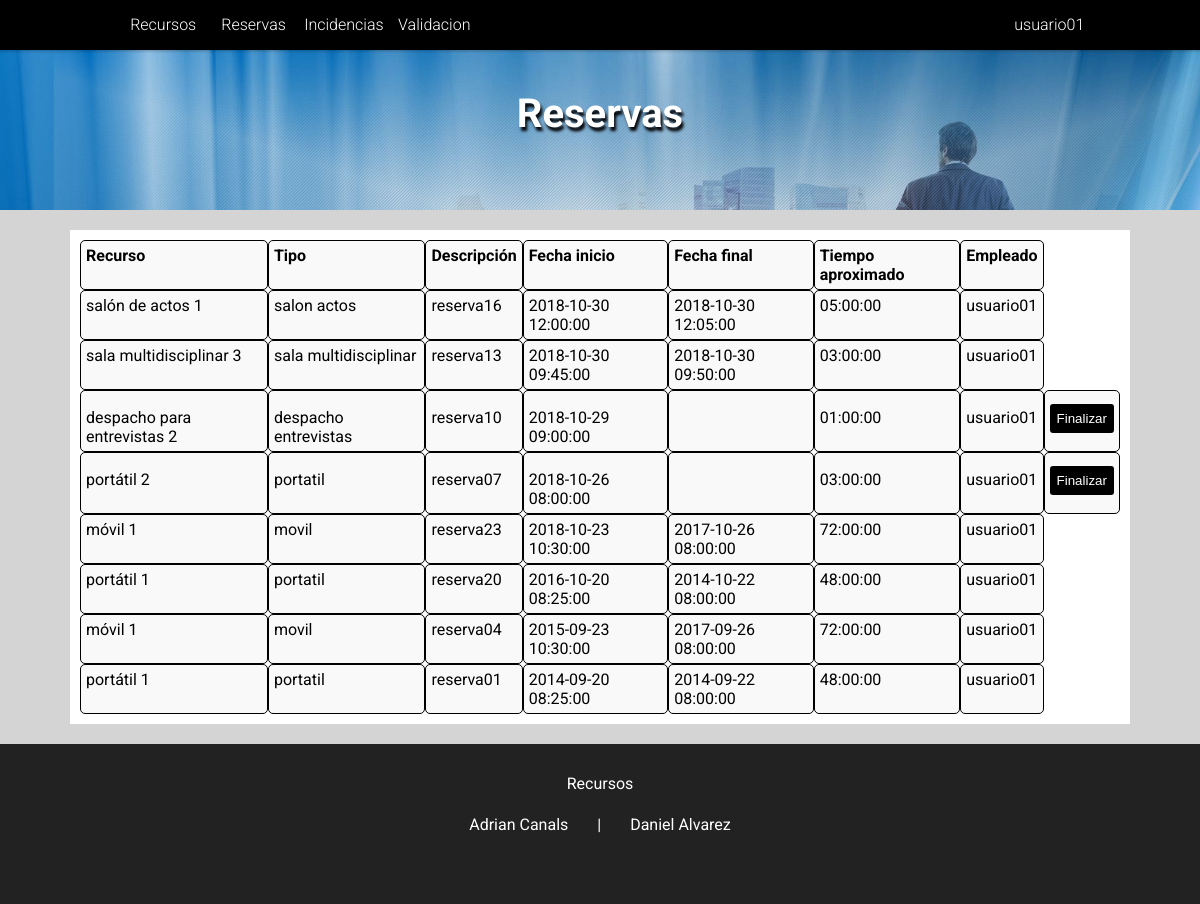
The page /PaginaWeb/index.php?mostrar=reservas&idUsu=2 (signed in) on the database its author committed.
### tables this page shows
CREATE TABLE IF NOT EXISTS `tbl_empleado` (
`id_empleado` int(11) NOT NULL AUTO_INCREMENT,
`email_empleado` varchar(100) DEFAULT NULL,
`usuario_empleado` varchar(100) DEFAULT NULL,
`password_empleado` varchar(255) DEFAULT NULL,
`nombre_empleado` varchar(100) DEFAULT NULL,
`apellido_empleado` varchar(100) DEFAULT NULL,
`grupo_empleado` ENUM('usuarios', 'administradores') DEFAULT 'usuarios',
PRIMARY KEY (`id_empleado`),
UNIQUE KEY `email_empleado` (`email_empleado`),
UNIQUE KEY `usuario_empleado` (`usuario_empleado`)
);

CREATE TABLE IF NOT EXISTS `tbl_reserva` (
`id_reserva` int(11) NOT NULL AUTO_INCREMENT,
`descripcion_reserva` text DEFAULT NULL,
`fechaInicio_reserva` DATETIME DEFAULT CURRENT_TIMESTAMP,
`fechaFinal_reserva` DATETIME DEFAULT NULL,
`tiempoEstimado_reserva` TIME DEFAULT NULL,
`modoFinalizacion_reserva` ENUM('bien', 'incidencia', 'cancelada') DEFAULT NULL,
`id_empleado` int(11) DEFAULT NULL,
`id_recurso` int(11) DEFAULT NULL,
PRIMARY KEY (`id_reserva`),
UNIQUE KEY `fechaInicio_idRecurso` (`fechaInicio_reserva`, `id_recurso`)
);

CREATE TABLE IF NOT EXISTS `tbl_recurso` (
`id_recurso` int(11) NOT NULL AUTO_INCREMENT,
`rutaArchivos_recurso` varchar(100) DEFAULT 'assets/images/recursos/',
`nombreArchivos_recurso` varchar(100) DEFAULT NULL,
`extensionArchivos_recurso` varchar(10) DEFAULT '.jpg',
`nombre_recurso` varchar(100) DEFAULT NULL,
`descripcion_recurso` text DEFAULT NULL,
`disp_recurso` ENUM('si', 'no') DEFAULT 'si',
`id_tipoRecurso` int(11) DEFAULT NULL,
PRIMARY KEY (`id_recurso`)
);

CREATE TABLE IF NOT EXISTS `tbl_tipoRecurso` (
`id_tipoRecurso` int(11) NOT NULL AUTO_INCREMENT,
`nombre_tipoRecurso` varchar(100) DEFAULT NULL,
PRIMARY KEY (`id_tipoRecurso`)
);

### PaginaWeb/php/datosUsuario.proc.php (called while the page is built, shortened)
<?php
	if (isset($_SESSION['user_id'])) {
		$records = $conn->prepare('SELECT id_empleado, usuario_empleado, email_empleado, password_empleado, grupo_empleado FROM tbl_empleado WHERE id_empleado = :id');
		$records->bindParam(':id', $_SESSION['user_id']);
		$records->execute();
		$results = $records->fetch(PDO::FETCH_ASSOC);
		if (count($results) > 0) {
			$usuario = $results;
		}
	}
?>

### PaginaWeb/php/reservas.php (the view, shortened to what this page needs)
<article>
	<?php
		if (isset($_REQUEST['idUsu'])) {
			$us=$_REQUEST['idUsu'];
			$query = "SELECT * FROM tbl_reserva INNER JOIN `tbl_recurso` ON `tbl_reserva`.`id_recurso` = `tbl_recurso`.`id_recurso` INNER JOIN `tbl_empleado` ON `tbl_reserva`.`id_empleado` = `tbl_empleado`.`id_empleado` INNER JOIN `tbl_tiporecurso` ON `tbl_recurso`.`id_tipoRecurso` = `tbl_tiporecurso`.`id_tipoRecurso` WHERE `tbl_empleado`.`id_empleado`='$us' ORDER BY `fechaInicio_reserva` DESC";
			$consulta=mysqli_query($link, $query);
			$boton = true;
		}
		echo "<div class='tabla'>";
			if(mysqli_num_rows($consulta)>0) {
				echo "<div class='fila encabezado'>";
					echo "<div class='columna noRecursos'>Recurso</div>";
					echo "<div class='columna noRecursos'>Tipo</div>";
					echo "<div class='columna noRecursos'>Descripción</div>";
					echo "<div class='columna noRecursos'>Fecha inicio</div>";
					echo "<div class='columna noRecursos'>Fecha final</div>";
					echo "<div class='columna noRecursos'>Tiempo aproximado</div>";
					echo "<div class='columna noRecursos'>Empleado</div>";
				echo "</div>";
				while($array = mysqli_fetch_array($consulta)) {
					$idReserva = $array['id_reserva'];
					$descripcion = $array['descripcion_reserva'];
					$fechaInicio = $array['fechaInicio_reserva'];
					$fechaFin = $array['fechaFinal_reserva'];
					$tiempoEstimado = $array['tiempoEstimado_reserva'];
					$modoFinalizacion = $array['modoFinalizacion_reserva'];
					$recurso = $array['nombre_recurso'];
					$tipo = $array['nombre_tipoRecurso'];
					$empleado = $array['usuario_empleado'];
					echo "<div class='fila'>";
						echo "<div class='columna noRecursos'>$recurso</div>";
						echo "<div class='columna noRecursos'>$tipo</div>";
						echo "<div class='columna noRecursos'>$descripcion</div>";
						echo "<div class='columna noRecursos'>$fechaInicio</div>";
						echo "<div class='columna noRecursos'>$fechaFin</div>";
						echo "<div class='columna noRecursos'>$tiempoEstimado</div>";
						echo "<div class='columna noRecursos'>$empleado</div>";
						$queryBoton="SELECT * FROM `tbl_reserva` INNER JOIN `tbl_recurso` ON `tbl_reserva`.`id_recurso`=`tbl_recurso`.`id_recurso` WHERE `id_reserva` = '$idReserva'";
						$consultaBoton = mysqli_query($link, $queryBoton);
						if(mysqli_num_rows($consulta)>0) {
							while($arrayBoton = mysqli_fetch_array($consultaBoton)) {
								$idRecurso = $arrayBoton['id_recurso'];
								if ($boton && $modoFinalizacion==NULL) {
									echo "<div class='columna noRecursos'><a href='index.php?mostrar=reservas&idRecursoFinalizar=$idRecurso&idUsu=2&idReserva=$idReserva'><input class='añadir-lista' type='button' value='Finalizar'></a></div>";
								}
							}
						}
					echo "</div>";
				}
			} else {
				echo "Aun no hay reservas";
			}
		echo "</div>";
	?>
</article>

### PaginaWeb/php/navegador.php (shortened to what this page needs)
<nav id='MenuDesplegable' class="menu">
	<ul class="nav">
		<li class="nivel1"><a href="index.php">Recursos</a></li>
		<li class="nivel1"><a href="index.php?mostrar=reservas">Reservas</a></li>
		<li class="nivel1"><a href="index.php?mostrar=incidencias">Incidencias</a></li>
		<li class="nivel1"><a href="index.php?mostrar=formularioValidacion">Validacion</a></li>
		<?php
			if (isset($_SESSION['user_id'])) {
				$nombreUsuario = $usuario['usuario_empleado'];
					echo "<li class='usuario'><a>".$nombreUsuario."</a>";
					echo "</li>";
			}
		?>
	</ul>
</nav>

### PaginaWeb/assets/css/estilos.css (style rules this page uses)
* { margin: 0; padding: 0; list-style: none; text-decoration: none; border: none; outline: none; box-sizing: border-box; }
body { margin-top: 50px; font-family: Roboto,sans-serif; background-color: #d4d4d4; }
article { margin: 10px auto; padding: 10px; margin: 10px auto; }
div.tabla { background-color: #FFFFFF; }

### PaginaWeb/assets/css/formulariosBotones.css (style rules this page uses)
input, textarea { background-color: #ffffff; }
input[type="button"] { padding: 7px; color: #fff; background: #000000; margin-top: 8px; margin-bottom: 8px; border: 0; border-radius: 3px; cursor: pointer; }

### PaginaWeb/assets/css/tablas.css (style rules this page uses)
div.tabla { display: table; margin: auto; padding: 10px; width: 100%; }
div.fila { display: table-row; }
div.columna { display: table-cell; }
div.encabezado { font-weight: bold; }
div.columna.noRecursos { border: 1px solid black; background: #f9f9f9; padding: 5px; border-radius: 5px; max-width: 200px; overflow: hidden; text-overflow: ellipsis; }

### PaginaWeb/assets/css/menu.css (style rules this page uses)
* { margin: 0; padding: 0; box-sizing: border-box; }
nav { background-color: #000000; position: fixed; z-index: 1000; top: 0; width: 100%; box-shadow: 0 -5px 3px 6px rgba(0,0,0,.255); left: 0 !important; font-family: 'Roboto', sans-serif; }
ul.nav { list-style-type: none; margin-left: 10%; }
nav ul li.nivel1 { display: inline-block; width: 8%; position: relative; text-align: center; }
nav ul li.usuario { display: inline-block; min-width: 8%; position: relative; text-align: center; cursor: pointer; float: right; padding-right: 15px; margin-right: 100px; }
nav li a { display: block; text-decoration: none; line-height: 50px; color: #ffffff; font-weight: 300; }

### rows shown on the page
tbl_empleado: usuario_empleado "usuario01"
tbl_reserva: id_recurso.nombre_recurso "salón de actos 1", tbl_tiporecurso.nombre_tipoRecurso "salon actos", descripcion_reserva "reserva16", fechaInicio_reserva "2018-10-30 12:00:00", fechaFinal_reserva "2018-10-30 12:05:00", tiempoEstimado_reserva "05:00:00", id_empleado.usuario_empleado "usuario01"
tbl_reserva: id_recurso.nombre_recurso "sala multidisciplinar 3", tbl_tiporecurso.nombre_tipoRecurso "sala multidisciplinar", descripcion_reserva "reserva13", fechaInicio_reserva "2018-10-30 09:45:00", fechaFinal_reserva "2018-10-30 09:50:00", tiempoEstimado_reserva "03:00:00", id_empleado.usuario_empleado "usuario01"
tbl_reserva: id_recurso.nombre_recurso "despacho para entrevistas 2", tbl_tiporecurso.nombre_tipoRecurso "despacho entrevistas", descripcion_reserva "reserva10", fechaInicio_reserva "2018-10-29 09:00:00", tiempoEstimado_reserva "01:00:00", id_empleado.usuario_empleado "usuario01"
tbl_reserva: id_recurso.nombre_recurso "portátil 2", tbl_tiporecurso.nombre_tipoRecurso "portatil", descripcion_reserva "reserva07", fechaInicio_reserva "2018-10-26 08:00:00", tiempoEstimado_reserva "03:00:00", id_empleado.usuario_empleado "usuario01"
tbl_reserva: id_recurso.nombre_recurso "móvil 1", tbl_tiporecurso.nombre_tipoRecurso "movil", descripcion_reserva "reserva23", fechaInicio_reserva "2018-10-23 10:30:00", fechaFinal_reserva "2017-10-26 08:00:00", tiempoEstimado_reserva "72:00:00", id_empleado.usuario_empleado "usuario01"
tbl_reserva: id_recurso.nombre_recurso "portátil 1", tbl_tiporecurso.nombre_tipoRecurso "portatil", descripcion_reserva "reserva20", fechaInicio_reserva "2016-10-20 08:25:00", fechaFinal_reserva "2014-10-22 08:00:00", tiempoEstimado_reserva "48:00:00", id_empleado.usuario_empleado "usuario01"
tbl_reserva: id_recurso.nombre_recurso "móvil 1", tbl_tiporecurso.nombre_tipoRecurso "movil", descripcion_reserva "reserva04", fechaInicio_reserva "2015-09-23 10:30:00", fechaFinal_reserva "2017-09-26 08:00:00", tiempoEstimado_reserva "72:00:00", id_empleado.usuario_empleado "usuario01"
tbl_reserva: id_recurso.nombre_recurso "portátil 1", tbl_tiporecurso.nombre_tipoRecurso "portatil", descripcion_reserva "reserva01", fechaInicio_reserva "2014-09-20 08:25:00", fechaFinal_reserva "2014-09-22 08:00:00", tiempoEstimado_reserva "48:00:00", id_empleado.usuario_empleado "usuario01"
